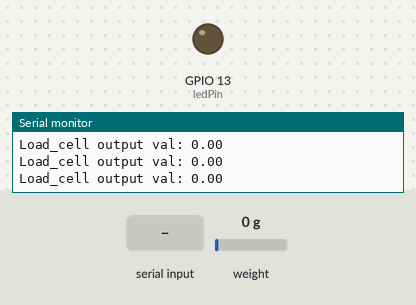
This sketch was run on a simulated ESP8266 (NodeMCU). Shown: output pins drawn as LEDs (lit = HIGH), the last lines printed to the serial monitor. The test bench sets the inputs (shaded band); at power-on: weight on the scale 0 g. EEPROM starts erased.

Above: at 3.6 s.
3.7 s: weight on the scale set to 938 g
5.2 s: weight on the scale set to 1068 g
At 6.0 s:
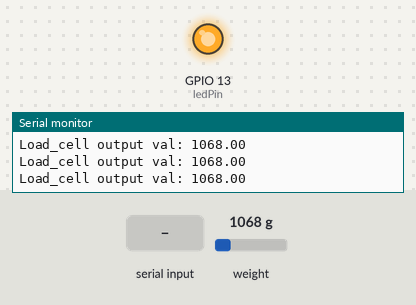
6.7 s: "t90\n" received over Serial
At 7.2 s:
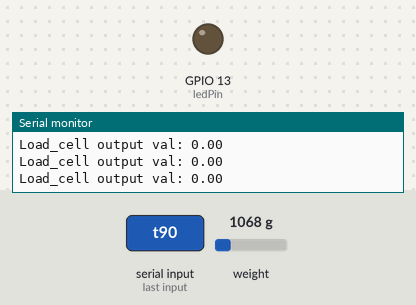
11.2 s: weight on the scale set to 2021 g
12.7 s: weight on the scale set to 2156 g
At 13.1 s:
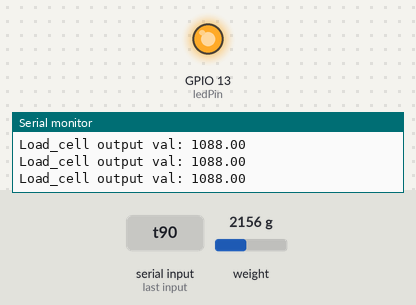
Timing chart, 0 to 15.2 s (numbered marks = the images above; inputs shaded):
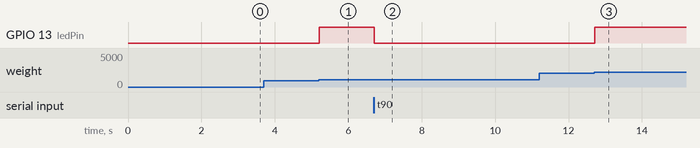

The sketch:

loadcell_autocalibration_led.ino
```cpp
#include <HX711_ADC.h>
#if defined(ESP8266)|| defined(ESP32) || defined(AVR)
#include <EEPROM.h>
#endif

// Pins
const int HX711_dout = 4; // MCU > HX711 dout pin
const int HX711_sck = 5; // MCU > HX711 sck pin
const int ledPin = 13; // LED için pin

// HX711 constructor
HX711_ADC LoadCell(HX711_dout, HX711_sck);

const int calVal_eepromAdress = 0;
unsigned long t = 0;

void setup() {
  Serial.begin(57600); delay(10);
  Serial.println();
  Serial.println("Starting...");

  pinMode(ledPin, OUTPUT); // LED pinini çıkış olarak ayarla
  LoadCell.begin();
  unsigned long stabilizingtime = 2000; // Stabilizasyon süresi
  boolean _tare = true; // Tare işlemi yapılacak
  LoadCell.start(stabilizingtime, _tare);

  if (LoadCell.getTareTimeoutFlag() || LoadCell.getSignalTimeoutFlag()) {
    Serial.println("Timeout, check MCU>HX711 wiring and pin designations");
    while (1);
  } else {
    // EEPROM'dan kalibrasyon değerini oku
    float calFactor;
    EEPROM.get(calVal_eepromAdress, calFactor);
    LoadCell.setCalFactor(calFactor); // EEPROM'dan okunan kalibrasyon değerini ayarla
    Serial.println("Startup is complete");
  }

  while (!LoadCell.update());
}

void loop() {
  static boolean newDataReady = 0;
  const int serialPrintInterval = 0; // Seri yazdırma aralığı

  // Yeni verileri kontrol et:
  if (LoadCell.update()) newDataReady = true;

  // Veri kümesinden ortalama değeri al:
  if (newDataReady) {
    if (millis() > t + serialPrintInterval) {
      float i = LoadCell.getData();
      Serial.print("Load_cell output val: ");
      Serial.println(i);

      // Eğer ölçüm 1 kg ise, LED'ı aç
      if (i >= 1000.0) { // 1 kg = 1000 gram
        digitalWrite(ledPin, HIGH); // LED'ı aç
      } else {
        digitalWrite(ledPin, LOW); // LED'ı kapat
      }

      newDataReady = 0;
      t = millis();
    }
  }

  // Seri terminalden komut al
  if (Serial.available() > 0) {
    char inByte = Serial.read();
    if (inByte == 't') LoadCell.tareNoDelay(); // tare
    else if (inByte == 'c') changeSavedCalFactor(); // Kalibrasyon değerini manuel değiştir
  }

  // Son tare işleminin tamamlanıp tamamlanmadığını kontrol et
  if (LoadCell.getTareStatus() == true) {
    Serial.println("Tare complete");
  }
}

void changeSavedCalFactor() {
  float oldCalibrationValue = LoadCell.getCalFactor();
  boolean _resume = false;
  Serial.println("***");
  Serial.print("Current value is: ");
  Serial.println(oldCalibrationValue);
  Serial.println("Now, send the new value from serial monitor, i.e. 696.0");

  float newCalibrationValue;
  while (_resume == false) {
    if (Serial.available() > 0) {
      newCalibrationValue = Serial.parseFloat();
      if (newCalibrationValue != 0) {
        Serial.print("New calibration value is: ");
        Serial.println(newCalibrationValue);
        LoadCell.setCalFactor(newCalibrationValue);
        _resume = true;
      }
    }
  }

  _resume = false;
  Serial.print("Save this value to EEPROM address ");
  Serial.print(calVal_eepromAdress);
  Serial.println("? y/n");

  while (_resume == false) {
    if (Serial.available() > 0) {
      char inByte = Serial.read();
      if (inByte == 'y') {
#if defined(ESP8266)|| defined(ESP32)
        EEPROM.begin(512);
#endif
        EEPROM.put(calVal_eepromAdress, newCalibrationValue);
#if defined(ESP8266)|| defined(ESP32)
        EEPROM.commit();
#endif
        Serial.print("Value ");
        Serial.print(newCalibrationValue);
        Serial.print(" saved to EEPROM address: ");
        Serial.println(calVal_eepromAdress);
        _resume = true;
      } else if (inByte == 'n') {
        Serial.println("Value not saved to EEPROM");
        _resume = true;
      }
    }
  }

  Serial.println("End change calibration value");
  Serial.println("***");
}
```

Measured:
- the behaviour switches between 999 and 1000 g on weight on the scale (found by bisection; images 0 and 1)
- the behaviour switches between 2067 and 2068 g on weight on the scale (found by bisection; images 2 and 3)
- after the input at 5.2 s, GPIO 13 (ledPin): LOW → HIGH at once
- after the input at 6.7 s, GPIO 13 (ledPin): HIGH → LOW at once
- after the input at 12.7 s, GPIO 13 (ledPin): LOW → HIGH at once
